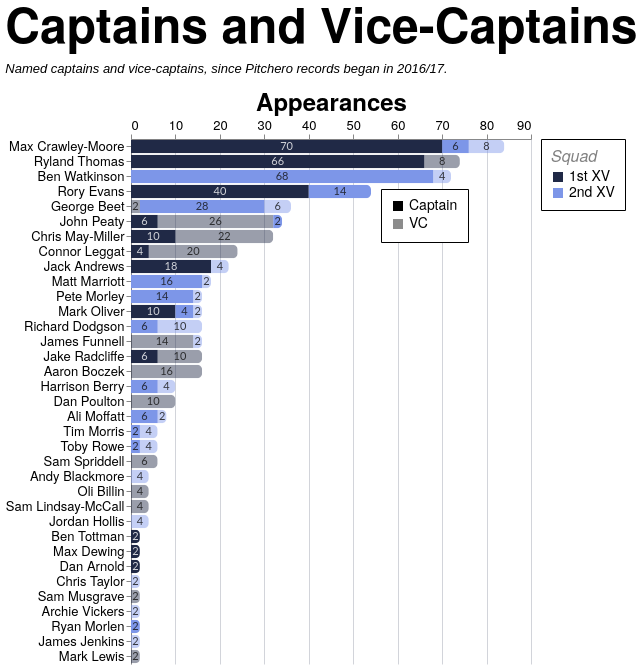

Express this chart as Vega-Lite.
### Vega-Lite specification from a JSON file in a GitHub repository (floating-point values rounded to 4 significant figures; data arrays with more than 128 entries replaced by an {"elided": "..."} marker saying what was removed)
{"config": {"axis": {"labelFont": "PT Sans Narrow, Helvetica Neue, Helvetica, Arial, sans-serif", "titleFont": "PT Sans Narrow, Helvetica Neue, Helvetica, Arial, sans-serif", "labelFontSize": 13, "titleFontSize": 24, "gridColor": "#202947", "gridOpacity": 0.2, "zindex": 1}, "text": {"font": "Lato, sans-serif"}, "bar": {"cornerRadiusEnd": 5}, "header": {"labelFont": "PT Sans Narrow, Helvetica Neue, Helvetica, Arial, sans-serif", "titleFont": "PT Sans Narrow, Helvetica Neue, Helvetica, Arial, sans-serif", "labelFontSize": 24, "titleFontSize": 28, "labelFontWeight": "bold", "orient": "left"}, "legend": {"labelFont": "PT Sans Narrow, Helvetica Neue, Helvetica, Arial, sans-serif", "titleFont": "PT Sans Narrow, Helvetica Neue, Helvetica, Arial, sans-serif", "labelFontSize": 14, "titleFontSize": 16, "titlePadding": 5, "fillColor": "white", "strokeColor": "black", "padding": 10, "titleFontWeight": "lighter", "titleFontStyle": "italic", "titleColor": "gray", "offset": 10}, "title": {"font": "PT Sans Narrow, Helvetica Neue, Helvetica, Arial, sans-serif", "fontSize": 48, "fontWeight": "bold", "anchor": "start", "align": "center", "titlePadding": 20, "subtitlePadding": 10, "subtitleFontSize": 13, "subtitleColor": "", "subtitleFontStyle": "italic", "offset": 15, "color": "black"}, "axisX": {"labelAngle": 0}, "facet": {"title": null, "header": null, "align": {"row": "each", "column": "each"}, "spacing": 10}, "resolve": {"scale": {"y": "independent", "facet": "independent"}}, "background": "transparent", "scale": {"offsetBandPaddingOuter": 0.2, "offsetBandPaddingInner": 0.1}, "view": {"stroke": null, "background": "transparent"}}, "layer": [{"mark": {"type": "bar"}, "encoding": {"color": {"field": "squad", "legend": {"labelExpr": "datum.value + ' XV'", "orient": "right", "title": "Squad"}, "scale": {"domain": ["1st", "2nd"], "range": ["#202946", "#7d96e8"]}, "sort": ["1st", "2nd"], "type": "nominal"}, "opacity": {"field": "role", "legend": {"legendX": 250, "legendY": 50, "orient": "none", "title": null}, "scale": {"domain": ["Captain", "VC"], "range": [1.0, 0.45]}, "sort": ["Captain", "VC"], "type": "nominal"}, "order": {"field": "stack_order", "sort": "ascending", "type": "quantitative"}, "tooltip": [{"field": "player", "title": "Player", "type": "nominal"}, {"field": "squad", "title": "Squad", "type": "nominal"}, {"field": "role", "title": "Role", "type": "nominal"}, {"field": "games_agg", "title": "Games", "type": "quantitative"}], "x": {"axis": {"orient": "top", "title": "Appearances"}, "field": "games_agg", "stack": "zero", "type": "quantitative"}, "y": {"field": "player", "sort": {"field": "player_total", "op": "max", "order": "descending"}, "title": null, "type": "nominal"}}, "transform": [{"aggregate": [{"op": "sum", "field": "games", "as": "games_agg"}, {"op": "max", "field": "player_total", "as": "player_total"}], "groupby": ["player", "squad", "role", "stack_order"]}]}, {"mark": {"type": "text", "align": "center", "baseline": "middle", "fontSize": 11, "opacity": 0.8}, "encoding": {"color": {"field": "label_color", "legend": null, "scale": null, "type": "nominal"}, "text": {"field": "games_agg", "format": ".0f", "type": "quantitative"}, "x": {"field": "x_mid", "type": "quantitative"}, "y": {"field": "player", "sort": {"field": "player_total", "op": "max", "order": "descending"}, "title": null, "type": "nominal"}}, "transform": [{"aggregate": [{"op": "sum", "field": "games", "as": "games_agg"}, {"op": "max", "field": "player_total", "as": "player_total"}], "groupby": ["player", "squad", "role", "stack_order"]}, {"groupby": ["player"], "stack": "games_agg", "sort": [{"field": "stack_order", "order": "ascending"}], "as": ["x0", "x1"]}, {"calculate": "(datum.x0 + datum.x1) / 2", "as": "x_mid"}, {"calculate": "datum.squad === '1st' && datum.role === 'Captain' ? '#ffffff' : '#111111'", "as": "label_color"}]}], "data": {"name": "data-98d64997c0ca0d0c46904f37f493a328"}, "height": {"step": 15}, "title": {"text": "Captains and Vice-Captains", "subtitle": "Named captains and vice-captains, since Pitchero records began in 2016/17."}, "transform": [{"joinaggregate": [{"op": "sum", "field": "games", "as": "player_total"}], "groupby": ["player"]}], "width": 400, "$schema": "https://vega.github.io/schema/vega-lite/v5.20.1.json", "datasets": {"data-98d64997c0ca0d0c46904f37f493a328": {"elided": "197 records"}}}
